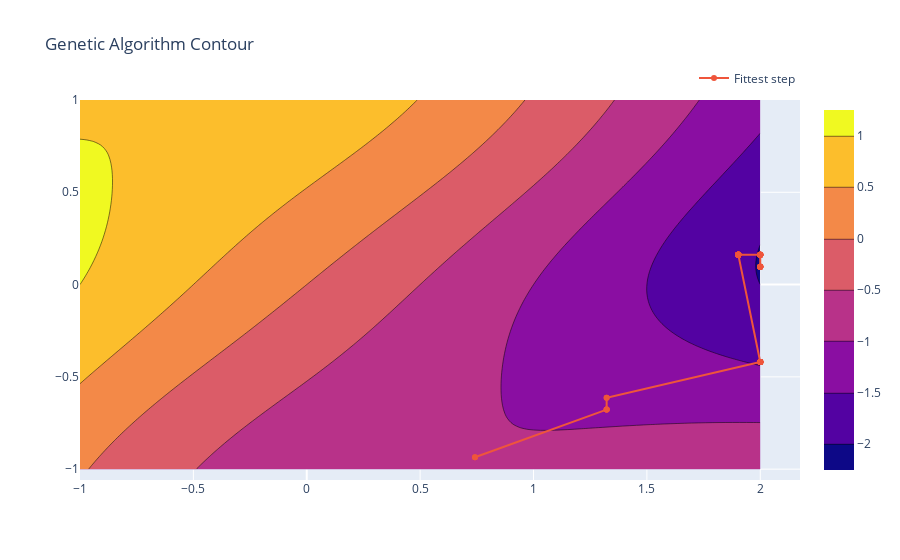

Write notebook code for a chart like this one.
### Code cell
fig = make_subplots()

fig.add_trace(go.Contour(
    x = x,
    y = y,
    z = zs,
))

fig.add_trace(go.Scatter(
    x=x1_history,
    y=x2_history,
    mode='lines+markers',
    name='Fittest step'
))

fig.update_layout(
    title='Genetic Algorithm Contour', 
    showlegend=True,
    legend=dict(
        orientation="h",
        yanchor="bottom",
        y=1.02,
        xanchor="right",
        x=1), 
)
fig.show()
